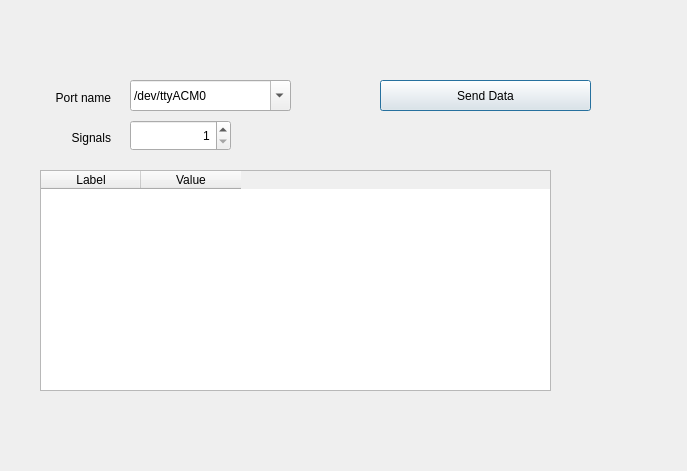
<?xml version="1.0" encoding="UTF-8"?>
<ui version="4.0">
 <class>Dialog</class>
 <widget class="QDialog" name="Dialog">
  <property name="geometry">
   <rect>
    <x>0</x>
    <y>0</y>
    <width>687</width>
    <height>471</height>
   </rect>
  </property>
  <property name="sizePolicy">
   <sizepolicy hsizetype="Fixed" vsizetype="Fixed">
    <horstretch>0</horstretch>
    <verstretch>0</verstretch>
   </sizepolicy>
  </property>
  <property name="windowTitle">
   <string>Dialog</string>
  </property>
  <widget class="QLabel" name="label">
   <property name="geometry">
    <rect>
     <x>0</x>
     <y>90</y>
     <width>111</width>
     <height>16</height>
    </rect>
   </property>
   <property name="text">
    <string>Port name</string>
   </property>
   <property name="alignment">
    <set>Qt::AlignRight|Qt::AlignTrailing|Qt::AlignVCenter</set>
   </property>
  </widget>
  <widget class="QLabel" name="label_2">
   <property name="geometry">
    <rect>
     <x>0</x>
     <y>130</y>
     <width>111</width>
     <height>16</height>
    </rect>
   </property>
   <property name="text">
    <string>Signals</string>
   </property>
   <property name="alignment">
    <set>Qt::AlignRight|Qt::AlignTrailing|Qt::AlignVCenter</set>
   </property>
  </widget>
  <widget class="QPushButton" name="pbSendData">
   <property name="geometry">
    <rect>
     <x>380</x>
     <y>80</y>
     <width>211</width>
     <height>31</height>
    </rect>
   </property>
   <property name="text">
    <string>Send Data</string>
   </property>
  </widget>
  <widget class="QSpinBox" name="sbNsig">
   <property name="geometry">
    <rect>
     <x>130</x>
     <y>120</y>
     <width>101</width>
     <height>31</height>
    </rect>
   </property>
   <property name="alignment">
    <set>Qt::AlignRight|Qt::AlignTrailing|Qt::AlignVCenter</set>
   </property>
   <property name="minimum">
    <number>1</number>
   </property>
  </widget>
  <widget class="QComboBox" name="devCbBox">
   <property name="geometry">
    <rect>
     <x>130</x>
     <y>80</y>
     <width>161</width>
     <height>31</height>
    </rect>
   </property>
   <property name="editable">
    <bool>true</bool>
   </property>
   <property name="currentIndex">
    <number>0</number>
   </property>
   <item>
    <property name="text">
     <string>/dev/ttyACM0</string>
    </property>
   </item>
   <item>
    <property name="text">
     <string>/dev/ttyACM1</string>
    </property>
   </item>
   <item>
    <property name="text">
     <string>/dev/ttyACM2</string>
    </property>
   </item>
  </widget>
  <widget class="QTableWidget" name="valuesTab">
   <property name="geometry">
    <rect>
     <x>40</x>
     <y>170</y>
     <width>511</width>
     <height>221</height>
    </rect>
   </property>
   <column>
    <property name="text">
     <string>Label</string>
    </property>
   </column>
   <column>
    <property name="text">
     <string>Value</string>
    </property>
   </column>
  </widget>
 </widget>
 <resources/>
 <connections/>
</ui>
